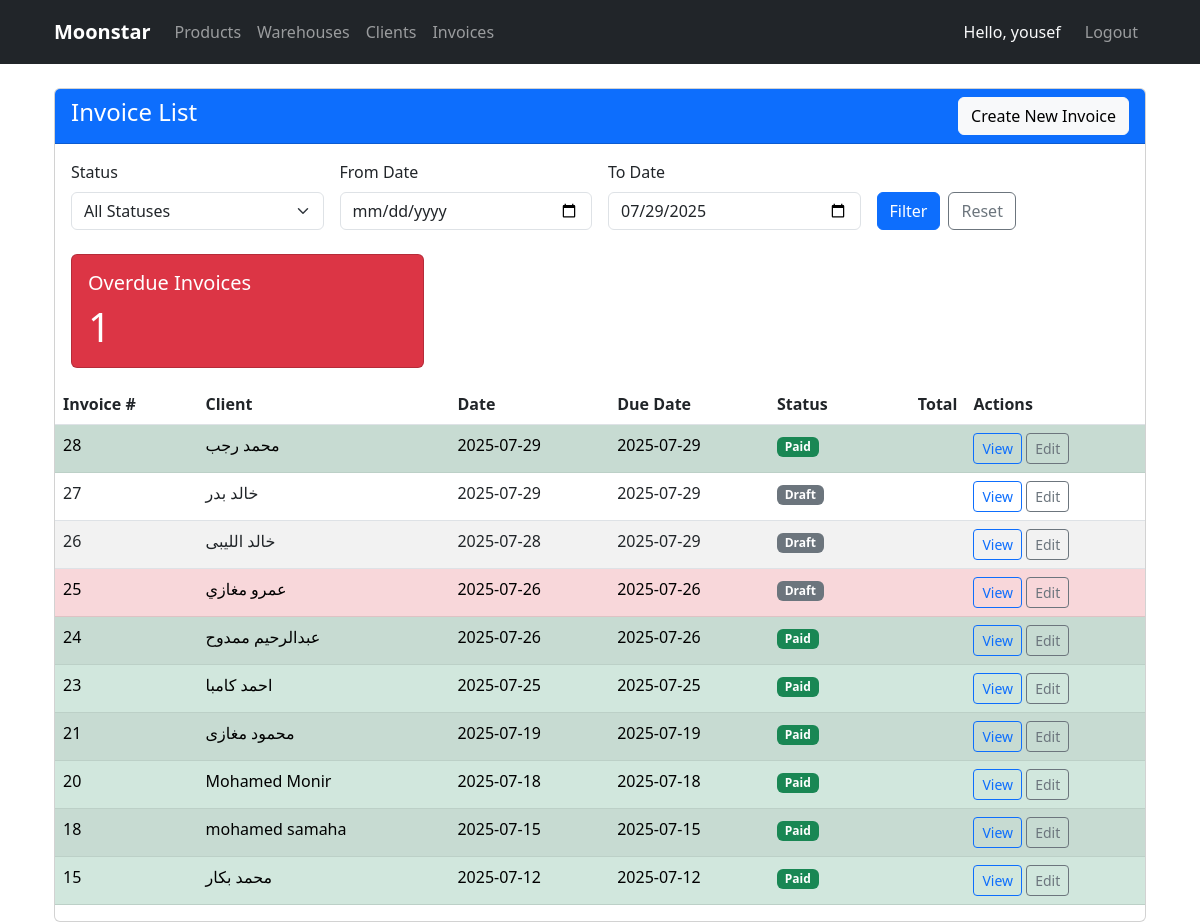
Screenshot of /manager/invoices/ (signed in) with the database file from the repository.
### manager/models.py (models this page shows, shortened)
class Invoice(models.Model):
    STATUS_DRAFT = 'draft'
    STATUS_SENT = 'sent'
    STATUS_PAID = 'paid'
    STATUS_INSTALLMENT = 'installment'
    STATUS_CANCELLED = 'cancelled'
    STATUS_CHOICES = [
        (STATUS_DRAFT, 'Draft'),
        (STATUS_SENT, 'Sent'),
        (STATUS_PAID, 'Paid'),
        (STATUS_INSTALLMENT, 'Installment'),
        (STATUS_CANCELLED, 'Cancelled'),
    ]
    number = models.AutoField(primary_key=True, verbose_name="Invoice Number")
    client = models.ForeignKey(
        'Client',
        on_delete=models.PROTECT,
        related_name='invoices',
        verbose_name="Client"
    )
    assigned_to = models.ForeignKey(
        User,
        on_delete=models.PROTECT,
        related_name='assigned_invoices',
        verbose_name="Assigned To",
        null=True,
        blank=True
    )
    date_created = models.DateTimeField(auto_now_add=True)
    last_edit_time = models.DateTimeField(auto_now=True)
    date_due = models.DateField(verbose_name="Due Date")
    tax_percentage = models.DecimalField(
        max_digits=5,
        decimal_places=2,
        default=0,
        validators=[MinValueValidator(0)],
        verbose_name="Tax Percentage (%)"
    )
    discount_amount = models.DecimalField(
        max_digits=10,
        decimal_places=2,
        default=0,
        validators=[MinValueValidator(0)],
        verbose_name="Discount Amount"
    )
    status = models.CharField(
        max_length=12,
        choices=STATUS_CHOICES,
        default=STATUS_DRAFT
    )
    notes = models.TextField(blank=True, null=True, verbose_name="Additional Notes")
    is_installment = models.BooleanField(default=False)
    amount_paid = models.DecimalField(
        max_digits=10,
        decimal_places=2,
        default=0.00,
        validators=[MinValueValidator(Decimal('0.00'))]
    )
    installment_plan = models.TextField(blank=True, null=True, verbose_name="Installment Plan Details")
    class Meta:
        ordering = ['-last_edit_time']
        verbose_name = "Invoice"
        verbose_name_plural = "Invoices"
    @property
    def subtotal(self):
        return sum(item.total for item in self.items.all()) if self.items.exists() else Decimal('0')
    @property
    def tax_amount(self):
        return (self.subtotal * self.tax_percentage / 100).quantize(Decimal('0.01'))
    @property
    def total(self):
        return (self.subtotal + self.tax_amount - self.discount_amount).quantize(Decimal('0.01'))

class Client(models.Model):
    name = models.CharField(max_length=255, verbose_name="Client Name")
    address = models.TextField(verbose_name="Full Address")
    phone = models.CharField(
        max_length=20,
        verbose_name="Phone Number",
        validators=[
            RegexValidator(
                regex=r'^\+?1?\d{9,15}$',
                message="Phone number must be entered in the format: '+999999999'."
            )
        ]
    )
    email = models.EmailField(blank=True, null=True, verbose_name="Email Address")
    created_at = models.DateTimeField(auto_now_add=True)
    updated_at = models.DateTimeField(auto_now=True)
    class Meta:
        ordering = ['name']
        verbose_name = "Client"
        verbose_name_plural = "Clients"

### manager/views.py (the view)
# urls.py: path('invoices/', InvoiceListView.as_view(), name='invoice_list'),
class InvoiceListView(LoginRequiredMixin, ListView):
    model = Invoice
    template_name = 'manager/invoices/list.html'
    context_object_name = 'invoices'
    paginate_by = 20
    def get_queryset(self):
        queryset = super().get_queryset().select_related('client', 'assigned_to')
        status = self.request.GET.get('status')
        if status:
            queryset = queryset.filter(status=status)
        date_from = self.request.GET.get('date_from')
        date_to = self.request.GET.get('date_to')
        if date_from:
            queryset = queryset.filter(date_created__gte=date_from)
        if date_to:
            queryset = queryset.filter(date_created__lte=date_to)
        return queryset.order_by('-date_created')
    def get_context_data(self, **kwargs):
        context = super().get_context_data(**kwargs)
        today = timezone.now().date()
        context['today'] = today
        context['status_choices'] = Invoice.STATUS_CHOICES
        context['current_status'] = self.request.GET.get('status', '')
        context['date_from'] = self.request.GET.get('date_from', '')
        context['date_to'] = self.request.GET.get('date_to', '')
        total_amount = Decimal('0')
        paid_amount = Decimal('0')
        overdue_count = 0
        for invoice in context['invoices']:
            invoice_total = invoice.total  # Using the property
            total_amount += invoice_total
            if invoice.status == 'paid':
                paid_amount += invoice_total
            if invoice.status != 'paid' and invoice.date_due < today:
                overdue_count += 1
        context['total_amount'] = total_amount
        context['paid_amount'] = paid_amount
        context['overdue_count'] = overdue_count
        return context

### manager/models.py (called while the page is built)
    @property
    def total(self):
        if self.unit_price is None or self.quantity is None:
            return Decimal('0.00')
        return self.unit_price * Decimal(self.quantity)

### templates/manager/invoices/list.html (shortened to what this page needs)
{% extends 'base.html' %}
{% block content %}
<div class="card">
    <div class="card-header bg-primary text-white d-flex justify-content-between align-items-center">
        <h4>Invoice List</h4>
        <a href="{% url 'invoice_create' %}" class="btn btn-light">Create New Invoice</a>
    </div>
    <div class="card-body">
        <form method="get" class="mb-4">
            <div class="row g-3">
                <div class="col-md-3">
                    <label for="status" class="form-label">Status</label>
                    <select name="status" id="status" class="form-select">
                        <option value="">All Statuses</option>
                    </select>
                </div>
                <div class="col-md-3">
                    <label for="date_from" class="form-label">From Date</label>
                    <input type="date" name="date_from" id="date_from" class="form-control" value="{{ date_from }}">
                </div>
                <div class="col-md-3">
                    <label for="date_to" class="form-label">To Date</label>
                    <input type="date" name="date_to" id="date_to" class="form-control" value="{{ date_to }}">
                </div>
                <div class="col-md-3 d-flex align-items-end">
                    <button type="submit" class="btn btn-primary me-2">Filter</button>
                    <a href="{% url 'invoice_list' %}" class="btn btn-outline-secondary">Reset</a>
                </div>
            </div>
        </form>
            <div class="col-md-4">
                <div class="card text-white bg-danger h-100">
                    <div class="card-body">
                        <h5 class="card-title">Overdue Invoices</h5>
                        <p class="card-text display-6">{{ overdue_count|default:0 }}</p>
                    </div>
                </div>
            </div>
        </div>
        <div class="table-responsive">
            <table class="table table-striped table-hover">
                <thead>
                    <tr>
                        <th>Invoice #</th>
                        <th>Client</th>
                        <th>Date</th>
                        <th>Due Date</th>
                        <th>Status</th>
                        <th class="text-end">Total</th>
                        <th>Actions</th>
                    </tr>
                </thead>
                <tbody>
                    {% for invoice in invoices %}
                    <tr class="{% if invoice.status == 'paid' %}table-success{% elif invoice.date_due < today %}table-danger{% endif %}">
                        <td>{{ invoice.number }}</td>
                        <td>{{ invoice.client.name }}</td>
                        <td>{{ invoice.date_created|date:"Y-m-d" }}</td>
                        <td>{{ invoice.date_due|date:"Y-m-d" }}</td>
                        <td>
                            <span class="badge
                                {% if invoice.status == 'paid' %}bg-success
                                {% elif invoice.status == 'sent' %}bg-primary
                                {% elif invoice.status == 'draft' %}bg-secondary
                                {% else %}bg-warning{% endif %}">
                                {{ invoice.get_status_display }}
                            </span>
                        </td>
                        <td class="text-end">{{ invoice.calculated_total|floatformat:2 }}</td>
                        <td>
                            <a href="{% url 'invoice_detail' invoice.pk %}" class="btn btn-sm btn-outline-primary">View</a>
                            <a href="{% url 'invoice_update' invoice.pk %}" class="btn btn-sm btn-outline-secondary">Edit</a>
                        </td>
                    </tr>
                    {% empty %}
                    <tr>
                        <td colspan="7" class="text-center">No invoices found</td>
                    </tr>
                    {% endfor %}
                </tbody>
            </table>
        </div>
    </div>
</div>
{% endblock %}

### templates/base.html (shortened to what this page needs)
<!DOCTYPE html>
<html lang="en">
<head>
    <link href="https://cdn.jsdelivr.net/npm/bootstrap@5.3.0/dist/css/bootstrap.min.css" rel="stylesheet">
    <link rel="stylesheet" href="https://cdn.jsdelivr.net/npm/bootstrap-icons@1.8.0/font/bootstrap-icons.css">
</head>
<body>
    <nav class="navbar navbar-expand-lg navbar-dark bg-dark">
        <div class="container">
            <a class="navbar-brand" href="/">Moonstar</a>
            <div class="collapse navbar-collapse" id="navbarNav">
                <div class="navbar-nav me-auto">
                    <a class="nav-link {% if request.path == '/products/list/' %}active{% endif %}" href="{% url 'product_list' %}">
                        Products
                    </a>
                    <a class="nav-link {% if request.path == '/warehouses/' %}active{% endif %}" href="{% url 'warehouse_list' %}">
                        Warehouses
                    </a>
                    <a class="nav-link {% if request.path == '/clients/' %}active{% endif %}" href="{% url 'client_list' %}">
                        Clients
                    </a>
                    <a class="nav-link {% if request.path == '/invoices/' %}active{% endif %}" href="{% url 'invoice_list' %}">
                        Invoices
                    </a>
                </div>
                <div class="navbar-nav">
                    {% if user.is_authenticated %}
                        <span class="navbar-text text-light me-3">
                            Hello, {{ user.username }}
                        </span>
                        <a class="nav-link" href="{% url 'logout' %}">Logout</a>
                    {% else %}
                        <a class="nav-link" href="{% url 'login' %}">Login</a>
                    {% endif %}
                </div>
            </div>
        </div>
    </nav>
    <div class="container mt-3 mt-md-4">
        {% block content %}{% endblock %}
</body>
</html>

### templates/base.html (style rules this page uses)
:root { --mobile-breakpoint: 768px; }
.navbar { padding: 0.75rem 1rem; }
.navbar-brand { font-weight: 600; font-size: 1.25rem; }
.nav-link { padding: 0.5rem 1rem; }
.container { padding-left: 1rem; padding-right: 1rem; }
@media (min-width: 768px) { .container { max-width: 1140px; padding-left: 1.5rem; padding-right: 1.5rem; } }

### rows the page displays
Invoice: number "28", client.name "محمد رجب", date_created "2025-07-29", date_due "2025-07-29", status "Paid"
Invoice: number "27", client.name "خالد بدر", date_created "2025-07-29", date_due "2025-07-29", status "Draft"
Invoice: number "26", client.name "خالد الليبى", date_created "2025-07-28", date_due "2025-07-29", status "Draft"
Invoice: number "25", client.name "عمرو مغازي", date_created "2025-07-26", date_due "2025-07-26", status "Draft"
Invoice: number "24", client.name "عبدالرحيم ممدوح", date_created "2025-07-26", date_due "2025-07-26", status "Paid"
Invoice: number "23", client.name "احمد كامبا", date_created "2025-07-25", date_due "2025-07-25", status "Paid"
Invoice: number "21", client.name "محمود مغازى", date_created "2025-07-19", date_due "2025-07-19", status "Paid"
Invoice: number "20", client.name "Mohamed Monir", date_created "2025-07-18", date_due "2025-07-18", status "Paid"
Invoice: number "18", client.name "mohamed samaha", date_created "2025-07-15", date_due "2025-07-15", status "Paid"
Invoice: number "15", client.name "محمد بكار", date_created "2025-07-12", date_due "2025-07-12", status "Paid"

### other values shown
{{ user.username }} "yousef"
{{ overdue_count|default:0 }} "1"
